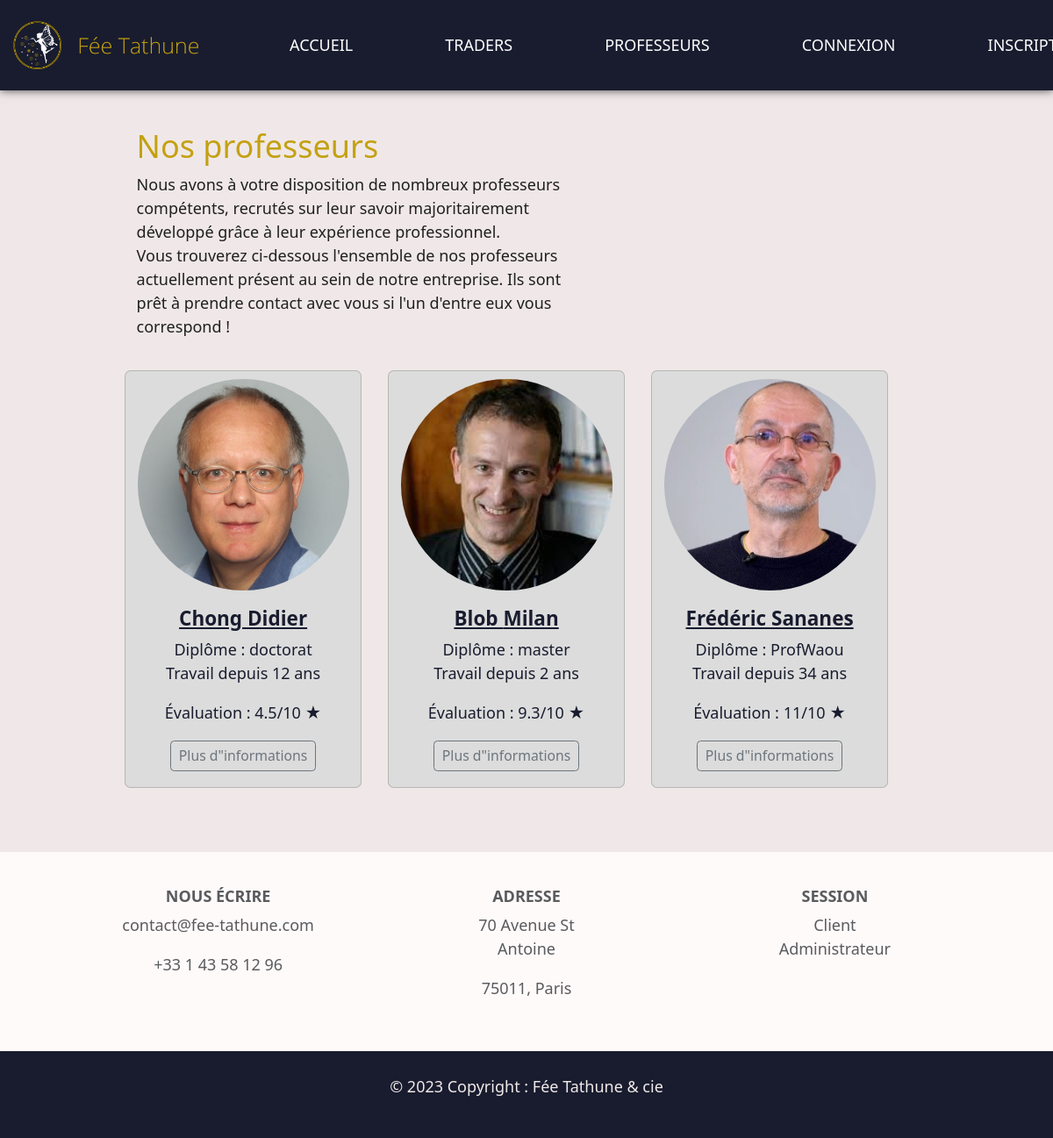
Page /teacher.php on the committed database.
### tables this page shows
CREATE TABLE `INTERVENANT` (
  `prof_id` int(11) NOT NULL AUTO_INCREMENT,
  `email` varchar(255) DEFAULT NULL,
  `pwd` varchar(100) DEFAULT NULL,
  `name` varchar(50) DEFAULT NULL,
  `firstname` varchar(50) DEFAULT NULL,
  `profession` varchar(13) DEFAULT NULL,
  `experience` char(2) DEFAULT NULL,
  `diplome` varchar(15) DEFAULT NULL,
  `note` char(4) DEFAULT NULL,
  `image` varchar(22) DEFAULT NULL,
  `description` varchar(255) DEFAULT NULL,
  PRIMARY KEY (`prof_id`)
);

### teacher.php (the view, shortened to what this page needs)
<?php
include('includes/head.php');
?>
<body class="color-mode">
    <?php include('includes/header.php'); ?>
    <main class="mx-2">
        <div class="row mb-3">
            <div class="col-lg-1"></div>
            <div class="col-lg-6">
                <h2>Nos professeurs</h2>
                <p>Nous avons à votre disposition de nombreux professeurs compétents, recrutés sur leur savoir majoritairement développé grâce à leur expérience professionnel.<br>Vous trouverez ci-dessous l'ensemble de nos professeurs actuellement présent au sein de notre entreprise. Ils sont prêt à prendre contact avec vous si l'un d'entre eux vous correspond !</p>
            </div>
        </div>
        <div class="row mb-3">
            <div class="col-lg-1"></div>
            <?php include('includes/bdd.php');
				$q = "SELECT * FROM INTERVENANT WHERE profession = 'professeur'";
				$req = $bdd->query($q);
				$results = $req->fetchAll(PDO::FETCH_ASSOC);
            foreach ($results as $user)  {
            echo '<div class="card" style="background-color: #DCDCDC; width: 15rem; margin-right:30px;">
                <img class="card-img-top mt-2 rounded-circle" src="uploads/'.$user['image'].'" alt="Card image cap">
                <div class="card-body text-center">
                    <h5 class="card-title text-center" style="color:#181c2e; text-decoration: underline;"><strong>'.$user['firstname'].' '.$user['name'].'</strong></h5>
                    <p class="card-text" style="color:#181c2e; margin-bottom:0rem;">Diplôme : '.$user['diplome'].'</p>
                    <p class="card-text" style="color:#181c2e;">Travail depuis '.$user['experience'].' ans</p>
                    <p class="card-text" style="color:#181c2e; margin-bottom:0rem;">Évaluation : '.$user['note'].'/10 ★</p>
                    <a href="read_intervenant.php?id='.$user['prof_id'].'" class="mt-3 btn btn-outline-secondary btn-sm">Plus d"informations</a>
                </div>
            </div>'; }
        ?>
        </div>
    </main>
    <?php include('includes/footer.php'); ?>
    </body>
</html>

### includes/head.php (shortened to what this page needs)
<!DOCTYPE html>
<html>
	<head>
		<link rel="stylesheet" type="text/css" href="css/style.css">
        <link href="https://cdn.jsdelivr.net/npm/bootstrap@5.3.0-alpha1/dist/css/bootstrap.min.css" rel="stylesheet">
		<link rel="stylesheet" type="text/css" href="css/dark.css">
		<?php
		if($_SESSION['dark'] == 1) {
			echo '<link rel="stylesheet" type="text/css" href="css/dark.css">';
		} else {
			echo '<link rel="stylesheet" type="text/css" href="css/light.css">';
		}
		?>
	</head>

### includes/header.php (shortened to what this page needs)
<header style="z-index: 5;">
  <nav class="navbar navbar-expand-lg navbar-dark" style="display: flex;">
  <img src="images/feetathunee.png" alt="logo" height="55px">
  <div class="collapse navbar-collapse" id="navbarSupportedContent">
    <ul class="navbar-nav mr-auto">
      <li><a href="index.php" title="Page principale">ACCUEIL</a></li>
      <li><a href="investisseur.php" title="Nos investisseurs">TRADERS</a></li>
      <li><a href="teacher.php" title="Nos professeurs">PROFESSEURS</a></li>
      <?php
        if(isset($_SESSION['code'])) {
            echo '<li><a href="admin_utilisateurs.php" title="Page d\'administrateur">ADMIN</a></li>';
            echo '<a href="javascript:void(0)" onclick="openNav()">Panel</a>';
            echo '<li><a href="action_deconnexion.php" title="Se déconnecter">DECONNEXION</a></li>';
        } else {
        if(isset($_SESSION['connect'])){
            echo '<li class="dropdown">
                <a class="dropdown-toggle" href="#" id="navbarDropdown" role="button" data-toggle="dropdown" aria-haspopup="true" aria-expanded="false">
                PROFIL
                </a>
                <div class="dropdown-menu border border-warning" aria-labelledby="" style="background-color: #181c2e;">
                    <a style="margin-left:25px;" class="" href="user_avatar.php">Avatar</a>
                    <a style="margin-left:25px;" class="" href="user_profil.php">Informations</a>
                    <a style="margin-left:25px;" class="" href="action_deconnexion.php">Déconnexion</a>
                </div>
                </li>';
        }else{
            echo '<li><a href="captcha/captcha.php" title="Se connecter">CONNEXION</a></li>';
            echo '<li><a href="inscription.php" title="S\'inscrire">INSCRIPTION</a></li>';
        }}
        ?>
    </ul>
  </div>
</nav>
</header>

### includes/footer.php
<footer class="text-center text-lg-start bg-light text-muted">
  <section style="background-color:	#FFFAFA;">
    <div class="container text-center" style="background-color:	#FFFAFA;">
      <div class="row">
        <div class="col-md-3 col-lg-3 col-xl-3 mx-auto">
          <h6 class="text-uppercase fw-bold">Nous écrire</h6>
          <p>contact@fee-tathune.com</p>
          <p>+33 1 43 58 12 96</p>
        </div>
        <div class="col-md-3 col-lg-2 col-xl-2 mx-auto">
          <h6 class="text-uppercase fw-bold">Adresse</h6>
          <p>70 Avenue St Antoine</p>
          <p>75011, Paris</p>
        </div>
        <div class="col-md-4 col-lg-3 col-xl-3 mx-auto mb-md-0">
          <h6 class="text-uppercase fw-bold">Session</h6>
        <?php if(isset($_SESSION['code'])) {
          echo '<a href="admin_utilisateurs.php" style="text-decoration:none; color:#212529BF;">Administrateur</a>';
        } else { if(isset($_SESSION['connect'])) {
          echo '<a href="index.php" style="text-decoration:none; color:#212529BF;">Client</a><br>';
          } else {
            echo '<a href="captcha/captcha.php" style="text-decoration:none; color:#212529BF;">Client</a><br>
            <a href="admin_connexion.php" style="text-decoration:none; color:#212529BF;">Administrateur</a>';
          }
        }
?>
        </div>
      </div>
    </div>
  </section>
  <div class="text-center p-4" style="background-color: #181c2e;">
    <p style="color: rgb(240, 232, 232);">© 2023 Copyright : Fée Tathune & cie</p>
  </div>
</footer>

### css/style.css (style rules this page uses)
html { font-size: 18px; overflow-x: hidden; }
body { font-family: "Raleway"; margin: 0; padding-top: 90px; background-color: rgb(240, 232, 232); color: black; }
header { background-color: #181c2e; margin: 0; position: fixed; top: 0; left: 0; width: 100%; box-shadow: 0px 0px 10px rgba(0, 0, 0, 0.7); padding: 15px; }
main { padding: 55px; }
p { line-height: 1.5; }
footer { margin: 0; background-color: "black"; color: white; }
header nav a { text-decoration: none; text-transform: uppercase; color: white; margin-left: 85px; padding: 10px; display: block; transition: color 0.5s linear; }
header nav ul { padding: 0; list-style: none; display: flex; }
main h1, main h2 { color : #c4a112; }
footer > div { justify-content: center; background-color: #181c2e; }
footer div div { padding: 20px; }
.container { max-width: 1200px; margin: auto; }

### css/dark.css (style rules this page uses)
.color-mode { background-color: rgb(32, 32, 32); color: white; }

### css/light.css (style rules this page uses)
.color-mode { background-color: rgb(240, 232, 232); color: rgb(32, 32, 32); }

### rows in the picture
intervenant: image (picture), firstname "Chong", name "Didier", diplome "doctorat", experience "12", note "4.5"
intervenant: image (picture), firstname "Blob", name "Milan", diplome "master", experience "2", note "9.3"
intervenant: image (picture), firstname "Frédéric", name "Sananes", diplome "ProfWaou", experience "34", note "11"
